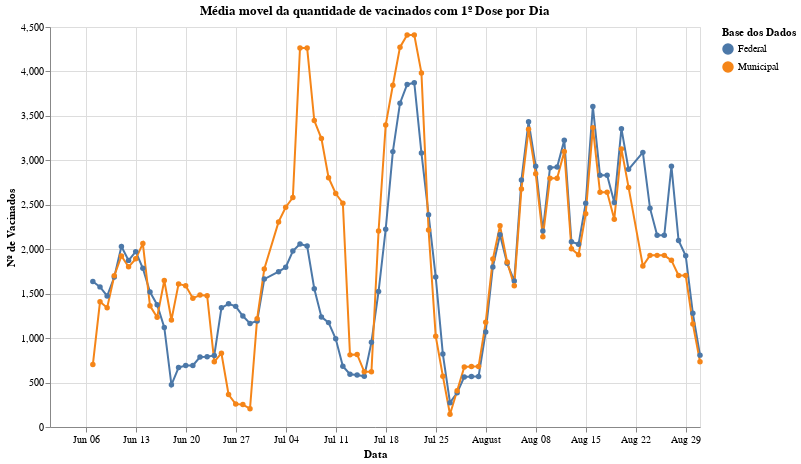

Notebook source saved alongside this figure:
### Markdown cell above
### Média Movel (7 dias) da Aplicação da 1º Dose

### Code cell
criar_mark_line(vacinados1DosePorDiaMedMovel, 'Média movel da quantidade de vacinados com 1º Dose por Dia', True)

### Figure 1 — Vega-Lite specification as saved in the notebook (floating-point values rounded to 4 significant figures; data arrays with more than 128 entries replaced by an {"elided": "..."} marker saying what was removed)
{"config": {"view": {"continuousWidth": 400, "continuousHeight": 300}}, "data": {"name": "data-fdbcad993aea64c2e1727214857cb938"}, "mark": {"type": "line", "point": true}, "encoding": {"color": {"type": "nominal", "field": "fonte_dados", "title": "Base dos Dados"}, "x": {"type": "temporal", "field": "data", "title": "Data"}, "y": {"type": "quantitative", "field": "aplic_por_dia", "title": "Nº de Vacinados"}}, "height": 400, "title": "Média movel da quantidade de vacinados com 1º Dose por Dia", "width": 650, "$schema": "https://vega.github.io/schema/vega-lite/v4.8.1.json", "datasets": {"data-fdbcad993aea64c2e1727214857cb938": {"elided": "180 records"}}}
